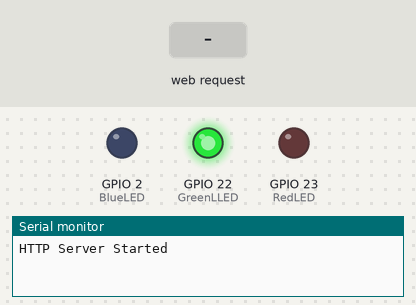
The program below on a simulated ESP32. Parts: output pins drawn as LEDs (lit = HIGH), the last lines printed to the serial monitor. Dashed ring = blinking. The test bench sets the inputs (shaded band).

Above: at 2.2 s.
2.3 s: HTTP request GET /blink received
At 2.7 s:
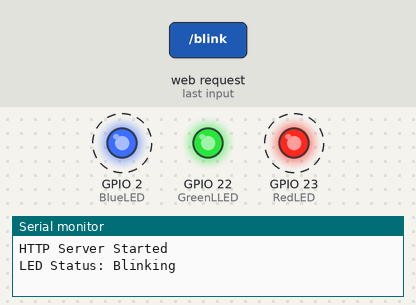
5.3 s: HTTP request GET /alternate received
At 5.7 s:
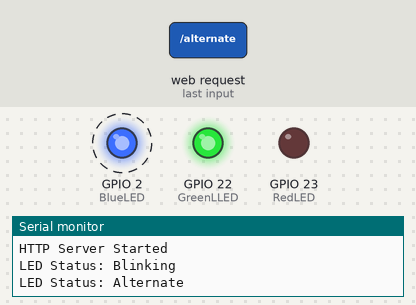
8.3 s: HTTP request GET / received
At 9.6 s:
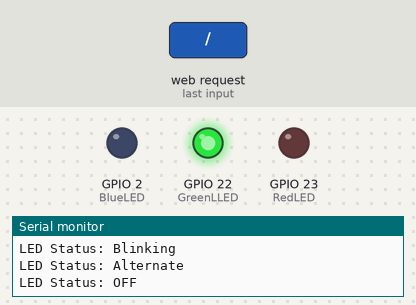
Timing chart, 0 to 11.3 s (numbered marks = the images above; inputs shaded):
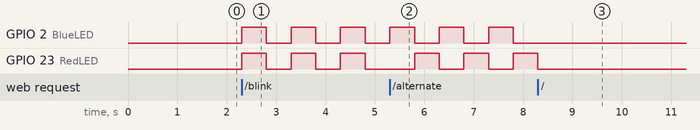

Measured:
- after the input at 2.3 s, GPIO 2 (BlueLED), GPIO 23 (RedLED): alternates HIGH for 0.50 s and LOW for 0.50 s, starting at once
- after the input at 8.3 s, GPIO 2 (BlueLED): stops changing and stays LOW; GPIO 23 (RedLED): goes on until 8.3 s, then stays LOW

The program:

main.cpp
```cpp
#include <Arduino.h>
#include <WiFi.h>
#include <WebServer.h>

#define ssid "ESP32_AP"
#define password "12345678"

#define BlueLED 2
#define GreenLLED 22
#define RedLED 23


IPAddress local_ip(192, 168, 1, 1);
IPAddress gateaway(192, 168, 1, 1);
IPAddress subnet(255, 255, 255, 0);

WebServer server(80);

String LEDstatus = "Connect";

void handleOnConnect();
void handleLedblink();
void handleLedalternate();
void handleLedOff();
void handleNotFound();
String getHTML();

// put function declarations here:


void setup() {
  Serial.begin(115200);
  pinMode(BlueLED, OUTPUT);
  pinMode(GreenLLED, OUTPUT);
  pinMode(RedLED, OUTPUT);

  WiFi.softAP(ssid, password);
  WiFi.softAPConfig(local_ip, gateaway, subnet);
  delay(1000);

  server.on("/", handleOnConnect);
  server.on("/blink", handleLedblink);
  server.on("/alternate", handleLedalternate);
  server.on("/ledoff", handleLedOff);
  server.onNotFound( handleNotFound);
  server.begin();
  digitalWrite(GreenLLED,HIGH);
  Serial.println("HTTP Server Started");


  // put your setup code here, to run once:

}

void loop() {
  server.handleClient();
  if (LEDstatus == "Blinking"){
    digitalWrite(BlueLED, !digitalRead(BlueLED));
    digitalWrite(RedLED, !digitalRead(RedLED));
    delay(500);
  }
  else if (LEDstatus == "Alternate"){
    digitalWrite(BlueLED, !digitalRead(BlueLED));
    digitalWrite(RedLED, !digitalRead(BlueLED));
    delay(500);
  }
  else if (LEDstatus == "OFF"){
    digitalWrite(BlueLED, LOW);
    digitalWrite(RedLED, LOW);
  }
  // put your main code here, to run repeatedly:
}

String getHTML() {
  String htmlcode = "";
  htmlcode += "<!DOCTYPE html> <html>\n";
  htmlcode += "<head>\n";
  htmlcode += "<meta charset=\"utf-8\">\n";
  htmlcode += "<meta name=\"viewport\" content=\"width=device-width, initial-scale=1, shrink-to-fit=no\">\n";
  htmlcode += "<title>ESP32 Webserver</title>\n";
  htmlcode += "<style>\n";
  htmlcode += "body { font-family: Arial, sans-serif; text-align: center; }\n";
  htmlcode += "h1 { margin-top: 50px; }\n";
  htmlcode += ".button { background-color: #4CAF50; border: none; color: white; padding: 15px 32px; text-align: center; text-decoration: none; display: inline-block; font-size: 16px; margin: 4px 2px; cursor: pointer; border-radius: 5px; }\n";
  htmlcode += ".button-off { background-color: #f44336; }\n";
  htmlcode += "</style>\n";
  htmlcode += "</head>\n";
  htmlcode += "<body>\n";
  htmlcode += "<h1>ESP32 WEBSERVER</h1>\n";
  htmlcode += "<h3>A Sample Code Using Access Point Mode</h3>\n";

  if (LEDstatus =="Connect") {
    htmlcode += "<p> LED Status:OFF</p>\n";
    htmlcode += "<a href=\"/blink\" class=\"button button-off\">Blink LEDs</a>\n";
    htmlcode += "<a href=\"/alternate\" class=\"button button-off\">Alternate LEDs</a>\n";
    htmlcode += "<a href=\"/ledoff\" class=\"button button-off\">Turn it OFF</a>\n";
  }
  else if (LEDstatus =="OFF") {
    htmlcode += "<p> LED Status:OFF</p>\n";
    htmlcode += "<a href=\"/blink\" class=\"button button-off\">Blink LEDs</a>\n";
    htmlcode += "<a href=\"/alternate\" class=\"button button-off\">Alternate LEDs</a>\n";
    htmlcode += "<a href=\"/ledoff\" class=\"button button-off\">Turn it OFF</a>\n";

  }
  else if (LEDstatus == "Blinking") {
    htmlcode += "<p> LED Status:Blinking</p>\n";
    htmlcode += "<a href=\"/blink\" class=\"button\">Blink LEDs</a>\n";
    htmlcode += "<a href=\"/alternate\" class=\"button button-off\">Alternate LEDs</a>\n";
    htmlcode += "<a href=\"/ledoff\" class=\"button button-off\">Turn it OFF</a>\n";
  }
  else if (LEDstatus =="Alternate") {
    htmlcode += "<p> LED Status:Alternate</p>\n";
    htmlcode += "<a href=\"/blink\" class=\"button button-off\">Blink LEDs</a>\n";
    htmlcode += "<a href=\"/alternate\" class=\"button\">Alternate LEDs</a>\n";
    htmlcode += "<a href=\"/ledoff\" class=\"button button-off\">Turn it OFF</a>\n";
  }

  htmlcode += "</body>\n";
  htmlcode += "</html>\n";

  return htmlcode;
}
 void handleOnConnect(){
  LEDstatus = "OFF";
  Serial.println("LED Status: OFF");
  server.send(200, "text/html", getHTML());
  }

  void handleLedblink(){
  LEDstatus = "Blinking";
  Serial.println("LED Status: Blinking");
  server.send(200, "text/html", getHTML());
  }

  void handleLedalternate(){
  LEDstatus = "Alternate";
  Serial.println("LED Status: Alternate");
  server.send(200, "text/html", getHTML());
  }
  void handleLedOff(){
  LEDstatus = "OFF";
  Serial.println("LED Status: OFF");
  server.send(200, "text/html", getHTML());
  }


  void handleNotFound(){
    server.send(404, "text/plain", "NotFound");
  }
// put function definitions here:
```
